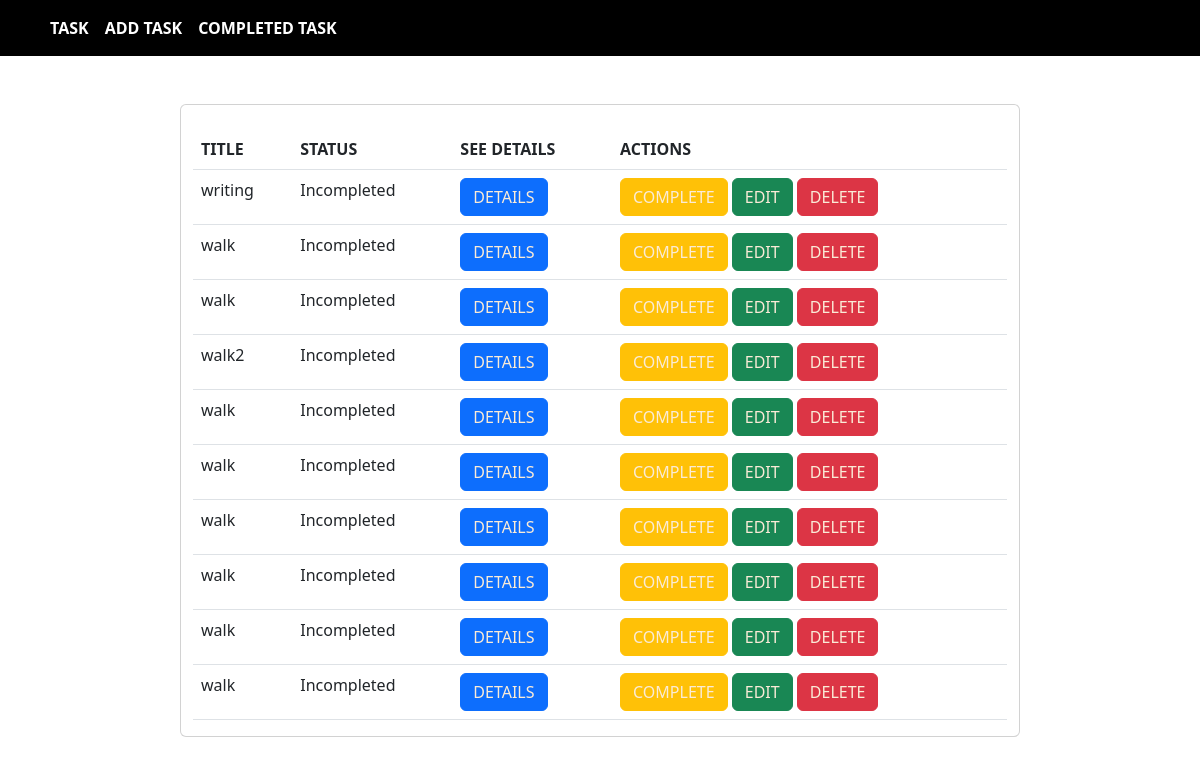
The page / on the database its author committed.
### app/models.py (models this page shows, shortened)
class TodoModel(models.Model):
    CATEGORY = (
        ('family','Family'),
        ('work', 'Work'),
        ('personal', 'Personal'),
        ('Others','Others')
        )
    title = models.CharField(max_length=100)
    description = models.TextField()
    is_completed = models.BooleanField(default=False)
    category = models.CharField(max_length=50, choices=CATEGORY, default='unknown')
    first_date = models.DateField(auto_now_add=True)
    last_date = models.DateTimeField(auto_now=True)
    status = models.CharField(max_length=30, default='Incompleted')
    finished_date = models.DateTimeField(null=True,blank=True)

### app/views.py (the view)
# urls.py: path('',views.home,name='home'),
def home(request):
    data = TodoModel.objects.all()
    return render(request,'base.html',{'data': data})

### app/templates/base.html (shortened to what this page needs)
<!DOCTYPE html>
<html lang="en">
  <head>
    <link
      href="https://cdn.jsdelivr.net/npm/bootstrap@5.3.0/dist/css/bootstrap.min.css"
      rel="stylesheet"
    />
  </head>
  <body>
    {% load crispy_forms_tags %}
    <nav class="navbar navbar-expand-lg navbar-light" style="background-color: #000000;" >
      <div class="container">
        <div class="collapse navbar-collapse" id="navbarNav">
          <ul class="navbar-nav mx-align">
            <li class="nav-item">
              <a class="nav-link" href="{% url 'home' %}"style="color: #fff; font-weight: bold">TASK</a>
            </li>
            <li class="nav-item">
              <a class="nav-link" href="{% url 'add' %}" style="color: #fff; font-weight: bold">ADD TASK</a>
            </li>
            <li class="nav-item">
              <a class="nav-link" href="{% url 'see_completed_task' %}" style="color: #fff; font-weight: bold">COMPLETED TASK</a>
            </li>
          </ul>
        </div>
      </div>
    </nav>
    <br />
    <br />
    <div class="card" style="width: 70%; margin: auto;">
    <div class="container mt-4">
    {% block content %}
    {% if data %}
      <table class="table">
        <thead>
          <tr>
            <th scope="col">TITLE</th>
            <th scope="col">STATUS</th>
            <th scope="col">SEE DETAILS</th>
            <th scope="col">ACTIONS</th>
          </tr>
        </thead>
        {% for job in data %}
        <tbody>
          <tr>
            <td>{{job.title}}</td>
            <td>{{job.status}}</td>
            <td>
              <button class="btn btn-primary">
                <a href="{% url 'details' job.id %}"
                  style="color: antiquewhite; text-decoration: none" >
                  DETAILS
                </a>
              </button>
            </td>
            <td>
              <button class="btn btn-warning">
                <a
                  href="{% url 'complete' job.id %}"
                  style="color: antiquewhite; text-decoration: none">
                  COMPLETE
                </a>
              </button>
              <button class="btn btn-success">
                <a
                  href=" {% url 'edit_task' job.id %} "
                  style="color: antiquewhite; text-decoration: none">
                  EDIT
                </a>
              </button>
              <button class="btn btn-danger">
                <a href="{% url 'delete' job.id %}" style="color: antiquewhite; text-decoration: none"> DELETE </a>
              </button>
            </td>
          </tr>
        </tbody>
        {% endfor %}
      </table>
    </div>
      {% else %}
      <h1 style="text-align:center; margin: 200px">
        Wait for Task!
      </h1>
      {% endif %} {% endblock %}
    </div>
  </body>
</html>

### rows shown on the page
TodoModel: title "writing", status "Incompleted"
TodoModel: title "walk", status "Incompleted"
TodoModel: title "walk", status "Incompleted"
TodoModel: title "walk2", status "Incompleted"
TodoModel: title "walk", status "Incompleted"
TodoModel: title "walk", status "Incompleted"
TodoModel: title "walk", status "Incompleted"
TodoModel: title "walk", status "Incompleted"
TodoModel: title "walk", status "Incompleted"
TodoModel: title "walk", status "Incompleted"
